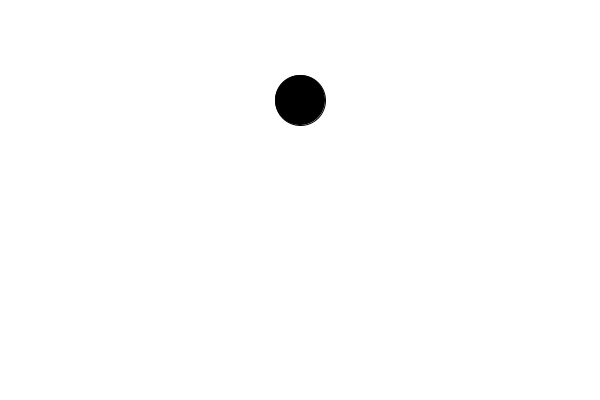
Frame 1 (no input)
Frame 60 (the mouse pressed at the canvas centre just before this capture): identical to frame 1, image omitted
Frame 120 (the mouse held since frame 60 and released just before this capture): identical to frame 1, image omitted

The Processing sketch that drew this single still picture (run headless with seeded random() and noise(); from frame 60 on, the mouse is pressed at the canvas centre):

// Processing sketch: Physique_0
// ── Physique_0.pde
Boule B1;
short Cpt = 0;

void setup(){
  size(600,400); //<>//
  B1 = new Boule(25);
  B1.Pos.set(width/2,height*1/4);
}

void draw(){ //<>//
    background(255);
    B1.draw(); //<>//
    
    println("--");
}

void keyPressed(){
  save("Image"+Cpt+".png");
  Cpt ++;
}

// ── Boule.pde
class Boule{
  PVector Pos,Vst,Acc;
  float Rayon;
  color Couleur = 0;
  Boule(float R ){
    Rayon = R;
    Pos = new PVector(width/2,height*3/4);
    Vst = new PVector(0,0);
    Acc = new PVector(0,0);
  }
  
  void draw(){ 
    fill(Couleur);
    ellipse(Pos.x,Pos.y,Rayon*2,Rayon*2);
    Vst.add(Acc);
    Pos.add(Vst);
    Acc.set(0,0);
  }
  
  Boule AjoutAcc(PVector Autre){
    Acc.add(Autre);  
    return this;
  }
  Boule AjoutAccX(float X){
    Acc.add(X,0);
    return this;
  }
  Boule AjoutAccY(float Y){
    Acc.add(0,Y);
    println("Ajout Y : "+Acc);
    return this;
  }
  Boule DefVst(float X,float Y){
    Vst.set(X,Y);
    return this;
  }
  Boule DefVst(PVector Vst){
    Vst.set(Vst);
    return this;
  }
  Boule DefAcc(float X,float Y){
    Acc.set(X,Y);
    return this;
  }
  Boule DefAcc(PVector Acc){
    Acc.set(Acc);
    return this;
  }
  void RAZ(){
    Pos.set(width/2,height/2);
    Vst.set(0,0);
    Acc.set(0,0);
  }
}
